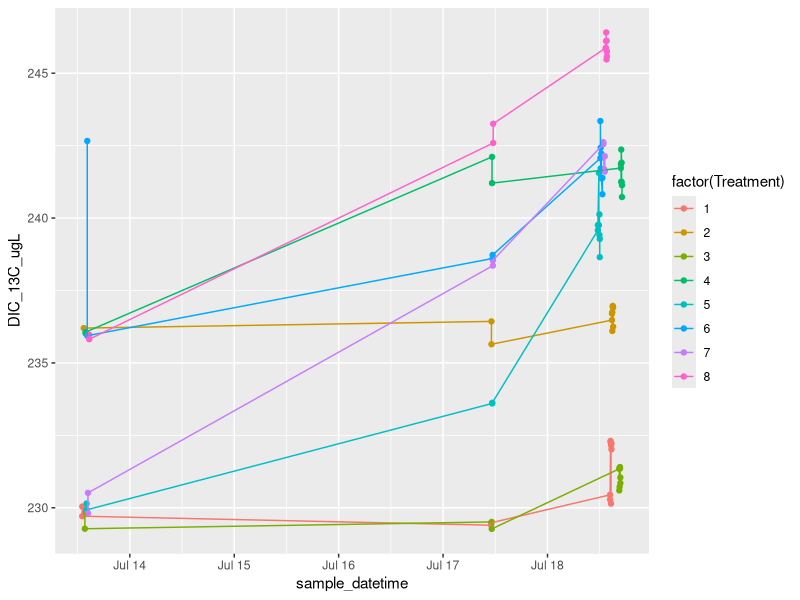
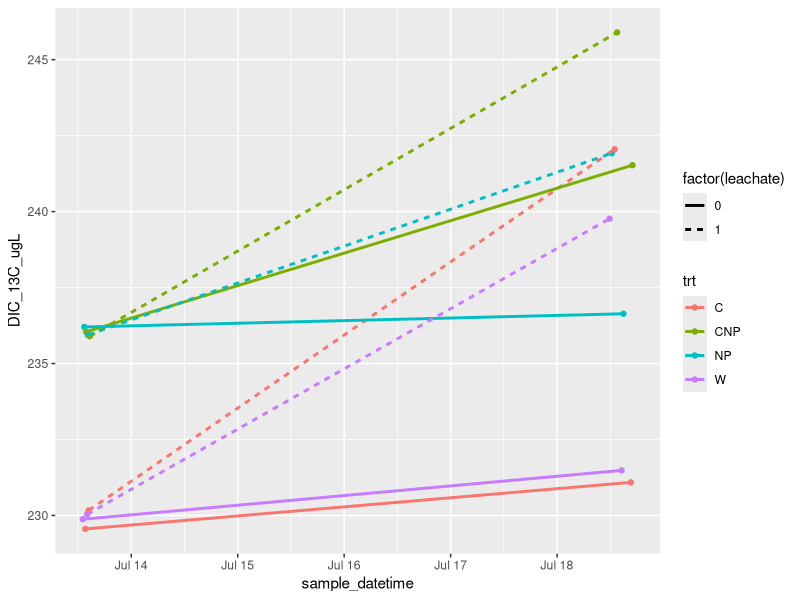

These figures' R source, in order:
library(tidyverse)
library(lubridate)
library(dplyr)


# setup ####
dat <- read_csv("data/Kirby_flatheadlake/flathead_lake_expt_07_13.csv")
glimpse(dat)


# Functions ####
deltoAF<- function (del) {
  Rst<-0.0112372
  R<-(del/1000+1)*Rst
  AF<-R/(1+R)
  AF

}

AFtodel <- function (AF) {
  Rst<-0.0112372
  R<- AF/(1-AF)
  del<- (R/Rst-1)*1000

  del
}

DICfrom_C_A <- function(K1, K2, C, A){
  H_minus <- (((-K1*C))-sqrt(((K1*C)^2)-(4*-1*A*2*K1*K2*C)))/(2*-1*A)
  pH <- -1*log10(H_minus)
  B <- (K1*C)/H_minus
  Ca <- (K2*B)/H_minus
  D <- C + B + Ca
  A_check <- B + 2*Ca

  l <- list(H_minus, pH, C, B, Ca, D, A, A_check)
  names(l) <- c("H", "pH", "C", "B", "Ca", "D", "A","A check")
  DIC = l$D
  return(DIC)
}

# metadata ####
trts <- data.frame(Treatment = 1:8,
                   trt = c('W',  'NP', 'C', 'CNP','W',  'NP', 'C', 'CNP'),
                   leachate = c(0,0,0,0,1,1,1,1))
# trts <- data.frame(Treatment = 1:8,
#                    trt = c('W', 'W', 'NP', 'NP', 'C', 'C', 'CNP', 'CNP'),
#                    leachate = c(0,1,0,1,0,1,0,1))

# add actual data for this part once we have DOC from Adam
c_source <- data.frame(
    C = c('water', 'glucose', 'leachate'),
    conc_mgL = c(1, 1, 0.05),
    delC = c(-20, -12, NA_real_),
    AF = c(deltoAF(-20), deltoAF(-12), 1)
)

# calculate DIC in the water ####
###testing DIC from pCO2-alk
###partial pressures of CO2 pCO2 in uatm
alk <- 1.588 *10 ^(-3) # mol/L
pCO2 <- 30 * 10^(-6) # mol/L
temp <- 273+21
K1 <- exp(290.9097-14554.21/(temp)-45.0575*log(temp))
K2 <- exp(207.6548-11843.79/(temp)-33.6485*log(temp))

out <-DICfrom_C_A(K1=K1, K2=K2,C=pCO2,A=alk)

dat$DIC_molL <- DICfrom_C_A(K1, K2, dat$CO2_conc_umolL * 10^(-6), alk)
# dat$DIC_13molL <- DICfrom_C_A(K1, K2, dat$CO2_13C_umolL * 10^(-6), alk)
dat$DIC_mgL <- dat$DIC_molL*12.011*1000
# dat$AF = deltoAF(dat$delCO2)
dat$DIC_13C_umolL = dat$DIC_molL * dat$AF *10^6
dat$DIC_13C_ugL = dat$DIC_13C_umolL * 13


dat %>% dplyr::filter(!is.na(Treatment)) %>%
ggplot(aes(x = sample_datetime, y = DIC_13C_ugL, col = factor(Treatment)))+
  geom_point() + geom_line()

# Clean up data ####
# Remove high time zero point:
dat %>% filter(batch == 1, Treatment == 6)
# It looks like the high one is syringe 8G. Check this in the notes.

dat <- dat %>%
    filter(!(batch == 1 & Syringe == '8G'),
           !is.na(Treatment))


# filter to use only the start and end time points
dat <- filter(dat, batch != 2) %>%
    group_by(batch, Treatment) %>%
    summarize(across(any_of(c('sample_datetime', 'delCO2', 'DIC_mgL', 'DIC_13C_ugL')),
                     .fns = ~mean(., na.rm = T))) %>%
    left_join(trts, by = 'Treatment')

ggplot(dat, aes(sample_datetime, DIC_13C_ugL, col = trt, lty = factor(leachate)))+
    geom_point() + geom_line(size = 1)


dd <- dat %>% select(-delCO2) %>%
    mutate(batch = case_when(batch == 1 ~ 'T0',
                             batch == 3 ~ 'T'))%>%
    pivot_wider(names_from = 'batch',
                values_from = c('sample_datetime', 'DIC_mgL', 'DIC_13C_ugL')) %>%
    mutate(inc_time = sample_datetime_T - sample_datetime_T0,
           Delta_T = as.numeric(inc_time),
           Delta_DIC_ugLd = (DIC_mgL_T - DIC_mgL_T0)*1000/Delta_T,
           Delta_DIC_13_ugLd = (DIC_13C_ugL_T - DIC_13C_ugL_T0)/Delta_T) %>%
    select(-ends_with(c('_T', '_T0')))

mutate(dd, AF = Delta_DIC_13_ugLd/(Delta_DIC_13_ugLd + Delta_DIC_ugLd),
       del = AFtodel(AF))

dd %>% select(-Treatment, -inc_time) %>%
    pivot_wider(names_from = 'leachate',
                values_from = c('Delta_DIC_ugLd', 'Delta_DIC_13_ugLd')) %>%
    mutate(excess_13C_DIC = Delta_DIC_13_ugLd_1 - Delta_DIC_13_ugLd_0)

# write_csv(DIC_dataframe, "processed_CO2/experiment1_processed.csv")
# DIC <- read_csv('processed_CO2/experiment1_processed.csv')
#
# # calculate excess 13CDIC in each treatment ####
# sumDIC <- filter(DIC, time_interval %in% c('T0', 'T5')) %>%
#     select(time_interval, treatment, sample_datetime, DIC_molL, DIC_13C_umolL) %>%
#     group_by(time_interval, treatment) %>%
#     # summarize(across(.fns = list(mean = ~mean(.), sd = sd(.))))
#     summarize(sample_datetime = mean(sample_datetime),
#               DIC_molL = mean(DIC_molL),
#               DIC_13C_sd = sd(DIC_13C_umolL),
#               DIC_13C_umolL = mean(DIC_13C_umolL)) %>%
#     ungroup()
#
# DIC_table <- sumDIC %>%
#     mutate(excess_13C_DIC_umolL = DIC_13C_umolL - sumDIC$DIC_13C_umolL[sumDIC$time_interval == 'T0'],
#            excess_DIC_umolL = (DIC_molL - sumDIC$DIC_molL[sumDIC$time_interval == 'T0'])*10^6,
#            excess_13C_DIC_umolL_sd = DIC_13C_sd + sumDIC$DIC_13C_sd[sumDIC$time_interval == 'T0'])
#
#
# #creating excess accumulated 13C CO2 (from DIC) plot  ####
# # setwd('/Users/niko/Dropbox/leachate_linder/processed_CO2')
# # DIC_table <- read_csv('~/Dropbox/leachate_linder/processed_CO2/DIC_table.csv')
# DIC_table$nutrients <- c(0,0,1,0,1)
# DIC_table$sugar <- c(0,1,1,0,0)
# # DIC_table$DICXS <- DIC_table$DICXS*1000
# # DIC_table$STDev_T5 <- DIC_table$STDev_T5*1000
# # DIC_table$STDev_T0 <- DIC_table$STDev_T0*1000
# # DIC_table$STDev <- DIC_table$STDev_T0 + DIC_table$STDev_T5
#
# DIC_table <- slice(DIC_table, -1)
#
# plot(DIC_table$sugar[DIC_table$nutrients == 1],
#      DIC_table$excess_13C_DIC_umolL[DIC_table$nutrients == 1], type = 'b',
#      xlim = c(-0.25,1.25), ylim = c(0,1.5), pch = 15, col = 'blue',
#      xaxt = 'n', xlab = 'No Sugar                                         Sugar',
#      ylab = 'Accumulated Excess 13C CO2 (µg)')
#
#
# arrows(x0 = DIC_table$sugar[DIC_table$nutrients == 1],
#        y0 = DIC_table$excess_13C_DIC_umolL[DIC_table$nutrients == 1],
#        x1 = DIC_table$sugar[DIC_table$nutrients == 1],
#        y1 = DIC_table$excess_13C_DIC_umolL[DIC_table$nutrients == 1]+
#          DIC_table$excess_13C_DIC_umolL_sd[DIC_table$nutrients ==1], length = 0.1, angle = 90)
# arrows(x0 = DIC_table$sugar[DIC_table$nutrients == 1],
#       y0 = DIC_table$excess_13C_DIC_umolL[DIC_table$nutrients == 1],
#       x1 = DIC_table$sugar[DIC_table$nutrients == 1],
#       y1 = DIC_table$excess_13C_DIC_umolL[DIC_table$nutrients == 1]-
#         DIC_table$excess_13C_DIC_umolL_sd[DIC_table$nutrients ==1], angle = 90, length = 0.1)
#
# lines(DIC_table$sugar[DIC_table$nutrients == 0],
#       DIC_table$excess_13C_DIC_umolL[DIC_table$nutrients == 0],pch = 1, col = 'forestgreen')
# points(DIC_table$sugar[DIC_table$nutrients == 0],
#        DIC_table$excess_13C_DIC_umolL[DIC_table$nutrients == 0], pch = 15, col = 'forestgreen')
# arrows(x0 = DIC_table$sugar[DIC_table$nutrients == 0],
#        y0 = DIC_table$excess_13C_DIC_umolL[DIC_table$nutrients == 0],
#        x1 = DIC_table$sugar[DIC_table$nutrients == 0],
#        y1 = DIC_table$excess_13C_DIC_umolL[DIC_table$nutrients == 0]+
#          DIC_table$excess_13C_DIC_umolL_sd[DIC_table$nutrients ==0], length = 0.1, angle = 90)
# arrows(x0 = DIC_table$sugar[DIC_table$nutrients == 0],
#        y0 = DIC_table$excess_13C_DIC_umolL[DIC_table$nutrients == 0],
#        x1 = DIC_table$sugar[DIC_table$nutrients == 0],
#        y1 = DIC_table$excess_13C_DIC_umolL[DIC_table$nutrients == 0]-
#          DIC_table$excess_13C_DIC_umolL_sd[DIC_table$nutrients ==0], angle = 90, length = 0.1)
#
# legend('topleft', legend = c('Nutrients', 'No Nutrients'),
#        col = c('green', 'blue'), lty = c(1,1), pch = c(15, 15), border = NA)
#
# # plot(DIC_table$sample_datetime, dat$DIC_13C, type = 'b', pch = 15)
# lines(dat$sample_datetime)
#
# arrows()
